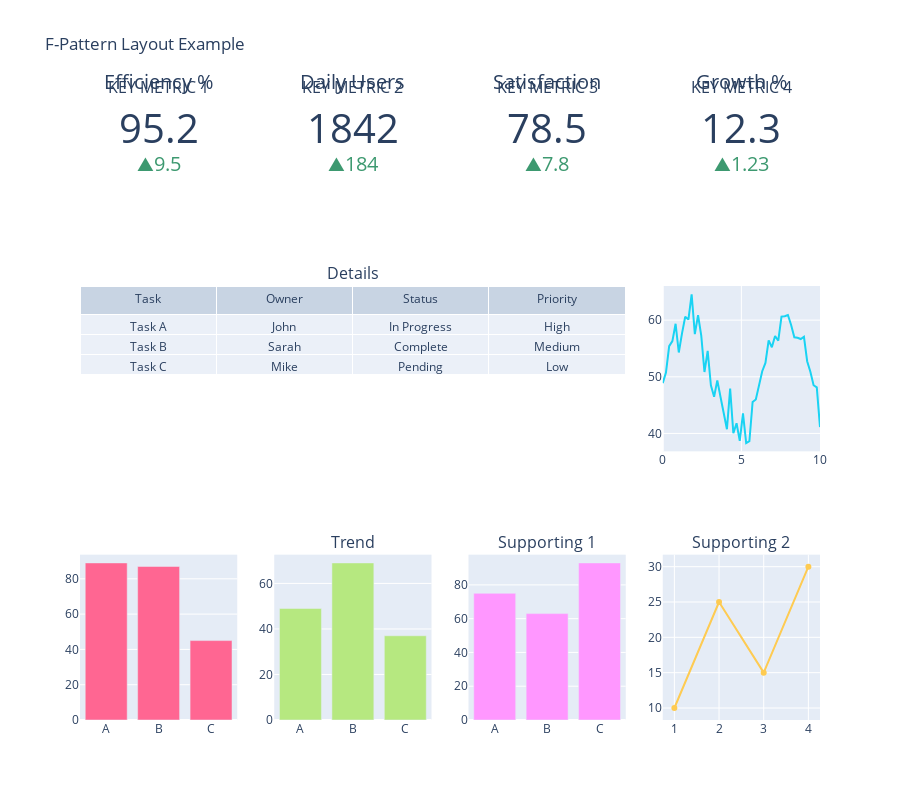

Source (notebook cell):
### Markdown cell above
### 2.1 F-Pattern Layout

Users scan in an F-shape: top horizontal, down left side, second horizontal scan.

### Code cell
# Demonstrate F-Pattern Layout
def create_f_pattern_layout():
    """Create a dashboard following F-pattern layout principles"""
    
    fig = make_subplots(
        rows=3, cols=4,
        subplot_titles=[
            'KEY METRIC 1', 'KEY METRIC 2', 'KEY METRIC 3', 'KEY METRIC 4',
            'Details', '', '', 'Trend',
            'Supporting 1', 'Supporting 2', 'Supporting 3', 'Actions'
        ],
        specs=[
            [{'type': 'indicator'}, {'type': 'indicator'}, 
             {'type': 'indicator'}, {'type': 'indicator'}],
            [{'type': 'table', 'colspan': 3}, None, None, {'type': 'scatter'}],
            [{'type': 'bar'}, {'type': 'bar'}, {'type': 'bar'}, {'type': 'scatter'}]
        ],
        row_heights=[0.2, 0.4, 0.4]
    )
    
    # Top row - KPIs
    kpi_values = [95.2, 1842, 78.5, 12.3]
    kpi_titles = ['Efficiency %', 'Daily Users', 'Satisfaction', 'Growth %']
    
    for i, (val, title) in enumerate(zip(kpi_values, kpi_titles)):
        fig.add_trace(
            go.Indicator(
                mode="number+delta",
                value=val,
                title={'text': title},
                delta={'reference': val * 0.9}
            ),
            row=1, col=i+1
        )
    
    # Middle section - Table
    fig.add_trace(
        go.Table(
            header=dict(values=['Task', 'Owner', 'Status', 'Priority']),
            cells=dict(values=[
                ['Task A', 'Task B', 'Task C'],
                ['John', 'Sarah', 'Mike'],
                ['In Progress', 'Complete', 'Pending'],
                ['High', 'Medium', 'Low']
            ])
        ),
        row=2, col=1
    )
    
    # Trend line
    x = np.linspace(0, 10, 50)
    y = 50 + 10 * np.sin(x) + np.random.normal(0, 2, 50)
    fig.add_trace(
        go.Scatter(x=x, y=y, mode='lines'),
        row=2, col=4
    )
    
    # Bottom row - Supporting charts
    for i in range(3):
        fig.add_trace(
            go.Bar(x=['A', 'B', 'C'], y=np.random.randint(10, 100, 3)),
            row=3, col=i+1
        )
    
    fig.add_trace(
        go.Scatter(x=[1, 2, 3, 4], y=[10, 25, 15, 30], mode='markers+lines'),
        row=3, col=4
    )
    
    fig.update_layout(height=800, showlegend=False, 
                     title_text="F-Pattern Layout Example")
    return fig

f_pattern = create_f_pattern_layout()
f_pattern.show()

### Figure 1 — Plotly figure (JSON) as saved in the notebook; plotly's stock layout.template omitted (floating-point values rounded to 4 significant figures)
{"data": [{"delta": {"reference": 85.68}, "domain": {"x": [0, 0.2125], "y": [0.8667, 1]}, "mode": "number+delta", "title": {"text": "Efficiency %"}, "type": "indicator", "value": 95.2}, {"delta": {"reference": 1658.0}, "domain": {"x": [0.2625, 0.475], "y": [0.8667, 1]}, "mode": "number+delta", "title": {"text": "Daily Users"}, "type": "indicator", "value": 1842}, {"delta": {"reference": 70.65}, "domain": {"x": [0.525, 0.7375], "y": [0.8667, 1]}, "mode": "number+delta", "title": {"text": "Satisfaction"}, "type": "indicator", "value": 78.5}, {"delta": {"reference": 11.07}, "domain": {"x": [0.7875, 1], "y": [0.8667, 1]}, "mode": "number+delta", "title": {"text": "Growth %"}, "type": "indicator", "value": 12.3}, {"cells": {"values": [["Task A", "Task B", "Task C"], ["John", "Sarah", "Mike"], ["In Progress", "Complete", "Pending"], ["High", "Medium", "Low"]]}, "domain": {"x": [0, 0.7375], "y": [0.4333, 0.7]}, "header": {"values": ["Task", "Owner", "Status", "Priority"]}, "type": "table"}, {"mode": "lines", "type": "scatter", "x": [0.0, 0.2041, 0.4082, 0.6122, 0.8163, 1.02, 1.224, 1.429, 1.633, 1.837, 2.041, 2.245, 2.449, 2.653, 2.857, 3.061, 3.265, 3.469, 3.673, 3.878, 4.082, 4.286, 4.49, 4.694, 4.898, 5.102, 5.306, 5.51, 5.714, 5.918, 6.122, 6.327, 6.531, 6.735, 6.939, 7.143, 7.347, 7.551, 7.755, 7.959, 8.163, 8.367, 8.571, 8.776, 8.98, 9.184, 9.388, 9.592, 9.796, 10.0], "xaxis": "x", "y": [48.89, 50.74, 55.42, 56.31, 59.36, 54.29, 57.67, 60.59, 60.09, 64.57, 57.54, 60.88, 57.26, 50.85, 54.58, 48.49, 46.47, 49.36, 46.44, 43.76, 40.75, 47.92, 40.03, 41.8, 38.69, 43.54, 38.3, 38.65, 45.55, 46.0, 48.68, 50.99, 52.45, 56.43, 55.21, 57.21, 56.37, 60.63, 60.7, 60.91, 59.14, 56.96, 56.89, 56.66, 57.06, 52.75, 50.88, 48.51, 48.14, 41.12], "yaxis": "y"}, {"type": "bar", "x": ["A", "B", "C"], "xaxis": "x2", "y": [89, 87, 45], "yaxis": "y2"}, {"type": "bar", "x": ["A", "B", "C"], "xaxis": "x3", "y": [49, 69, 37], "yaxis": "y3"}, {"type": "bar", "x": ["A", "B", "C"], "xaxis": "x4", "y": [75, 63, 93], "yaxis": "y4"}, {"mode": "markers+lines", "type": "scatter", "x": [1, 2, 3, 4], "xaxis": "x5", "y": [10, 25, 15, 30], "yaxis": "y5"}], "layout": {"annotations": [{"font": {"size": 16}, "showarrow": false, "text": "KEY METRIC 1", "x": 0.1062, "xanchor": "center", "xref": "paper", "y": 1, "yanchor": "bottom", "yref": "paper"}, {"font": {"size": 16}, "showarrow": false, "text": "KEY METRIC 2", "x": 0.3688, "xanchor": "center", "xref": "paper", "y": 1, "yanchor": "bottom", "yref": "paper"}, {"font": {"size": 16}, "showarrow": false, "text": "KEY METRIC 3", "x": 0.6313, "xanchor": "center", "xref": "paper", "y": 1, "yanchor": "bottom", "yref": "paper"}, {"font": {"size": 16}, "showarrow": false, "text": "KEY METRIC 4", "x": 0.8938, "xanchor": "center", "xref": "paper", "y": 1, "yanchor": "bottom", "yref": "paper"}, {"font": {"size": 16}, "showarrow": false, "text": "Details", "x": 0.3688, "xanchor": "center", "xref": "paper", "y": 0.7, "yanchor": "bottom", "yref": "paper"}, {"font": {"size": 16}, "showarrow": false, "text": "Trend", "x": 0.3688, "xanchor": "center", "xref": "paper", "y": 0.2667, "yanchor": "bottom", "yref": "paper"}, {"font": {"size": 16}, "showarrow": false, "text": "Supporting 1", "x": 0.6313, "xanchor": "center", "xref": "paper", "y": 0.2667, "yanchor": "bottom", "yref": "paper"}, {"font": {"size": 16}, "showarrow": false, "text": "Supporting 2", "x": 0.8938, "xanchor": "center", "xref": "paper", "y": 0.2667, "yanchor": "bottom", "yref": "paper"}], "height": 800, "showlegend": false, "title": {"text": "F-Pattern Layout Example"}, "xaxis": {"anchor": "y", "domain": [0.7875, 1]}, "xaxis2": {"anchor": "y2", "domain": [0, 0.2125]}, "xaxis3": {"anchor": "y3", "domain": [0.2625, 0.475]}, "xaxis4": {"anchor": "y4", "domain": [0.525, 0.7375]}, "xaxis5": {"anchor": "y5", "domain": [0.7875, 1]}, "yaxis": {"anchor": "x", "domain": [0.4333, 0.7]}, "yaxis2": {"anchor": "x2", "domain": [0, 0.2667]}, "yaxis3": {"anchor": "x3", "domain": [0, 0.2667]}, "yaxis4": {"anchor": "x4", "domain": [0, 0.2667]}, "yaxis5": {"anchor": "x5", "domain": [0, 0.2667]}}}
